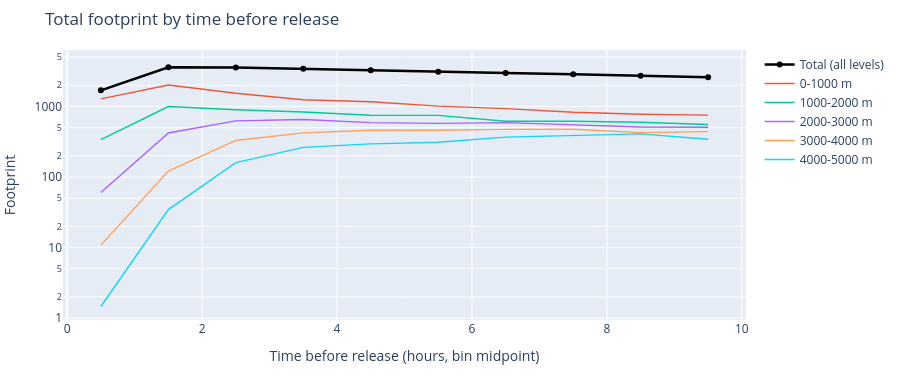

Notebook source saved alongside this figure:
### Markdown cell above
## Total footprint by time before release

Footprint integrated horizontally and split by altitude bin, on a log y-axis. The black line is the all-levels total; colored lines show per-level contributions. Useful for spotting when particles enter/leave the receptor's sensitivity window.

### Code cell
total_by_level_time = footprint.sum(dim=["latitude", "longitude"]).values  # (T, Z)
total_by_time = total_by_level_time.sum(axis=1)  # (T,)

x_hours = 0.5 * (np.asarray(time_bin_start_h) + np.asarray(time_bin_end_h))

fig = go.Figure()
fig.add_trace(
    go.Scatter(
        x=x_hours,
        y=total_by_time,
        mode="lines+markers",
        name="Total (all levels)",
        line={"color": "black", "width": 2.5},
    )
)
for z_idx in range(n_z):
    label = f"{z_edges_m[z_idx]:.0f}-{z_edges_m[z_idx + 1]:.0f} m"
    fig.add_trace(
        go.Scatter(
            x=x_hours,
            y=total_by_level_time[:, z_idx],
            mode="lines",
            name=label,
            line={"width": 1.4},
        )
    )

fig.update_layout(
    title="Total footprint by time before release",
    xaxis_title="Time before release (hours, bin midpoint)",
    yaxis_title="Footprint",
    yaxis_type="log",
    height=380,
    margin={"l": 60, "r": 10, "t": 50, "b": 60},
    legend={"orientation": "v", "yanchor": "top", "y": 1.0, "xanchor": "left", "x": 1.02},
)
fig

### Figure 1 — Plotly figure (JSON) as saved in the notebook; plotly's stock layout.template omitted (floating-point values rounded to 4 significant figures)
{"data": [{"line": {"color": "black", "width": 2.5}, "mode": "lines+markers", "name": "Total (all levels)", "type": "scatter", "x": [0.5, 1.5, 2.5, 3.5, 4.5, 5.5, 6.5, 7.5, 8.5, 9.5], "y": [1691.0, 3591.0, 3551.0, 3416.0, 3263.0, 3107.0, 2979.0, 2850.0, 2716.0, 2599.0]}, {"line": {"width": 1.4}, "mode": "lines", "name": "0-1000 m", "type": "scatter", "x": [0.5, 1.5, 2.5, 3.5, 4.5, 5.5, 6.5, 7.5, 8.5, 9.5], "y": [1281.0, 2016.0, 1538.0, 1243.0, 1165.0, 1011.0, 930.3, 827.5, 775.0, 754.5]}, {"line": {"width": 1.4}, "mode": "lines", "name": "1000-2000 m", "type": "scatter", "x": [0.5, 1.5, 2.5, 3.5, 4.5, 5.5, 6.5, 7.5, 8.5, 9.5], "y": [337.8, 997.7, 898.7, 833.2, 752.1, 747.8, 618.2, 616.3, 595.9, 555.0]}, {"line": {"width": 1.4}, "mode": "lines", "name": "2000-3000 m", "type": "scatter", "x": [0.5, 1.5, 2.5, 3.5, 4.5, 5.5, 6.5, 7.5, 8.5, 9.5], "y": [60.21, 421.3, 624.2, 654.6, 589.9, 576.1, 590.8, 546.7, 511.1, 506.4]}, {"line": {"width": 1.4}, "mode": "lines", "name": "3000-4000 m", "type": "scatter", "x": [0.5, 1.5, 2.5, 3.5, 4.5, 5.5, 6.5, 7.5, 8.5, 9.5], "y": [10.84, 121.7, 329.6, 422.8, 460.7, 460.7, 472.6, 475.3, 425.7, 440.5]}, {"line": {"width": 1.4}, "mode": "lines", "name": "4000-5000 m", "type": "scatter", "x": [0.5, 1.5, 2.5, 3.5, 4.5, 5.5, 6.5, 7.5, 8.5, 9.5], "y": [1.465, 34.57, 160.1, 263.1, 294.9, 311.4, 367.4, 384.4, 408.7, 342.5]}], "layout": {"height": 380, "legend": {"orientation": "v", "x": 1.02, "xanchor": "left", "y": 1, "yanchor": "top"}, "margin": {"b": 60, "l": 60, "r": 10, "t": 50}, "title": {"text": "Total footprint by time before release"}, "xaxis": {"title": {"text": "Time before release (hours, bin midpoint)"}}, "yaxis": {"title": {"text": "Footprint"}, "type": "log"}}}
